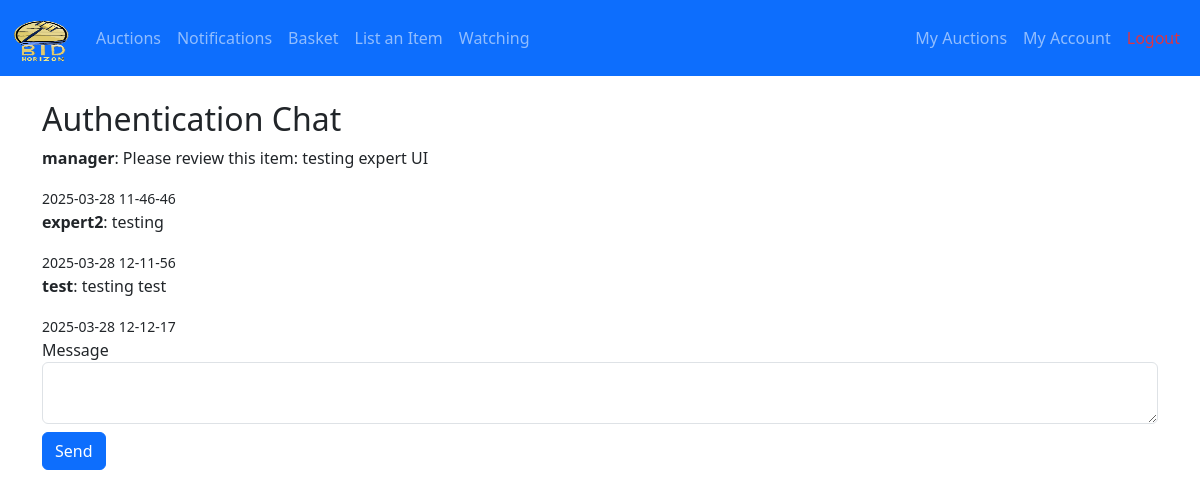
Page /authentication_chat/8 (signed in) on the committed database.
### app/models.py (models this page shows, shortened)
class AuthenticationMessage(db.Model):
    __tablename__ = 'authentication_messages'
    id = db.Column(db.Integer, primary_key=True)
    request_id = db.Column(db.Integer, db.ForeignKey('authentication_requests.id'), nullable=False)
    sender_id = db.Column(db.Integer, db.ForeignKey('users.id'), nullable=False)
    message = db.Column(db.Text, nullable=False)
    created_at = db.Column(db.DateTime, default=datetime.utcnow)
    sender = db.relationship('User')

class User(db.Model, UserMixin):
    __tablename__ = 'users'
    id = db.Column(db.Integer, primary_key=True)
    username = db.Column(db.String(64), unique=True, nullable=False)
    email = db.Column(db.String(120), unique=True, nullable=False)
    password_hash = db.Column(db.String(256), nullable=False)
    first_name = db.Column(db.String(64))
    last_name = db.Column(db.String(64))
    priority = db.Column(db.Integer, default=UserPriority.GENERAL_USER.value)
    created_at = db.Column(db.DateTime, default=datetime.utcnow)
    last_login = db.Column(db.DateTime)
    card_number_hash = db.Column(db.String(256))
    card_expiry = db.Column(db.String(10))
    items_sold = db.relationship('Item', backref='seller', lazy='dynamic', foreign_keys='Item.seller_id', cascade="all, delete-orphan")
    items_won = db.relationship('Item', backref='winner', lazy='dynamic', foreign_keys='Item.winner_id', cascade="all, delete-orphan")
    bids = db.relationship('Bid', backref='bidder', lazy='dynamic', cascade="all, delete-orphan")
    watched_items = db.relationship('Item', secondary=user_watched_auctions, lazy='dynamic',
                                   backref=db.backref('watchers', lazy='dynamic'))
    expertise = db.relationship('ExpertCategory', backref='expert', lazy='dynamic', cascade="all, delete-orphan")
    availability = db.relationship('ExpertAvailability', backref='expert', lazy='dynamic', cascade="all, delete-orphan")
    authentication_requests = db.relationship('AuthenticationRequest', backref='expert', lazy='dynamic',
                                             foreign_keys='AuthenticationRequest.expert_id')
    notifications = db.relationship('Notification', back_populates='user', cascade="all, delete-orphan")

### app/views.py (the view, shortened to what this page needs)
@views.route('/authentication_chat/<int:authentication_id>', methods=['GET', 'POST'])
@login_required
def authentication_chat(authentication_id):
    authentication = AuthenticationRequest.query.get_or_404(authentication_id) # Get authentication request by ID
    if current_user.id not in [authentication.expert_id, authentication.item.seller_id]: # Ensure only expert/seller can access page
        flash("Access denied.", "danger")
        return redirect(url_for('views.home'))
    messages = AuthenticationMessage.query.filter_by(request_id=authentication_id).order_by(AuthenticationMessage.created_at.asc()).all() # Fetch all messages for this request ordered by creation date
    form = AuthenticationChatForm()
    base_template = "expert_base.html" if current_user.id == authentication.expert_id else "base.html"
    return render_template('authentication_chat.html', form=form, messages=messages, authentication=authentication, base_template=base_template)

### app/forms.py
class AuthenticationChatForm(FlaskForm):
    message = TextAreaField("Message", validators=[DataRequired()])
    submit = SubmitField("Send")

### app/__init__.py (called while the page is built)
def create_app():
    import os
    app = Flask(__name__,)
    env = os.getenv('FLASK_ENV', 'development')
    app.config.from_object(config_dict.get(env, 'development'))
    mail.init_app(app)
    Bootstrap(app)
    csrf = CSRFProtect(app)
    db.init_app(app)
    Migrate(app, db)
    login_manager = LoginManager(app)
    login_manager.init_app(app)
    @login_manager.user_loader
    def load_user(user_id):
        return models.User.query.get(int(user_id))
    from app import models
    from app.views import views  # Import blueprint
    app.register_blueprint(views, url_prefix='/')
    thread = threading.Thread(target=check_auctions, args=(app,), daemon=True)
    thread.start()
    return app

### app/templates/authentication_chat.html (shortened to what this page needs)
{% extends base_template %}
{% block content %}
<h2>Authentication Chat</h2>
<div class="chat">
    {% for message in messages %}
        <div class="{% if message.sender_id == current_user.id %} sent {% else %} received {% endif %}">
            <p><strong>{{ message.sender.username }}</strong>: {{ message.message }}</p>
            <small>{{ message.created_at.strftime('%Y-%m-%d %H-%M-%S') }}</small>
        </div>
    {% endfor %}
</div>
<form method="POST">
    <div class="form-group">
        {{ form.message.label }}
        {{ form.message(class="form-control") }}
    </div>
    <button type="submit" class="btn btn-primary mt-2">Send</button>
</form>
{% endblock %}

### app/static/css/style.css (style rules this page uses)
body { background-color: #FAF3E0; font-family: Arial, sans-serif; color: #2B2D42; }
.btn-primary { background-color: #E2C044; border: none; }

### rows in the picture
AuthenticationMessage: sender.username "manager", message "Please review this item: testing expert UI", created_at "2025-03-28 11-46-46"
AuthenticationMessage: sender.username "expert2", message "testing", created_at "2025-03-28 12-11-56"
AuthenticationMessage: sender.username "test", message "testing test", created_at "2025-03-28 12-12-17"
